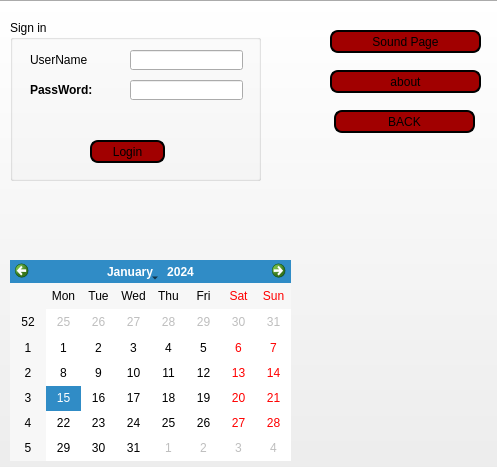
<?xml version="1.0" encoding="UTF-8"?>
<ui version="4.0">
 <class>Setting</class>
 <widget class="QWidget" name="Setting">
  <property name="geometry">
   <rect>
    <x>0</x>
    <y>0</y>
    <width>497</width>
    <height>467</height>
   </rect>
  </property>
  <property name="windowTitle">
   <string>Form</string>
  </property>
  <widget class="QCalendarWidget" name="calendarWidget">
   <property name="geometry">
    <rect>
     <x>10</x>
     <y>260</y>
     <width>281</width>
     <height>201</height>
    </rect>
   </property>
  </widget>
  <widget class="QPushButton" name="pushButton_2">
   <property name="geometry">
    <rect>
     <x>330</x>
     <y>70</y>
     <width>151</width>
     <height>23</height>
    </rect>
   </property>
   <property name="styleSheet">
    <string notr="true">color : black ;
background-color :rgb(161, 0, 0);
font: 12pt &quot;Zombie Guts&quot;;
border-radius : 8px;
border : 2px solid black ;
</string>
   </property>
   <property name="text">
    <string>about</string>
   </property>
  </widget>
  <widget class="QGroupBox" name="groupBox">
   <property name="geometry">
    <rect>
     <x>10</x>
     <y>20</y>
     <width>251</width>
     <height>161</height>
    </rect>
   </property>
   <property name="title">
    <string>Sign in</string>
   </property>
   <widget class="QPushButton" name="LoginBtn">
    <property name="geometry">
     <rect>
      <x>80</x>
      <y>120</y>
      <width>75</width>
      <height>23</height>
     </rect>
    </property>
    <property name="styleSheet">
     <string notr="true">color : black ;
background-color :rgb(161, 0, 0);
font: 12pt &quot;Zombie Guts&quot;;
border-radius : 8px;
border : 2px solid black ;
</string>
    </property>
    <property name="text">
     <string>Login</string>
    </property>
   </widget>
   <widget class="QLabel" name="label">
    <property name="geometry">
     <rect>
      <x>20</x>
      <y>30</y>
      <width>91</width>
      <height>20</height>
     </rect>
    </property>
    <property name="styleSheet">
     <string notr="true">color : black ;
 
 
font: 14pt &quot;Zombie Guts Squished&quot;;

</string>
    </property>
    <property name="text">
     <string>UserName</string>
    </property>
   </widget>
   <widget class="QLabel" name="label_2">
    <property name="geometry">
     <rect>
      <x>20</x>
      <y>60</y>
      <width>91</width>
      <height>20</height>
     </rect>
    </property>
    <property name="styleSheet">
     <string notr="true">color : black ;
 
font: 12pt &quot;Zombie Guts&quot;;
 
 
</string>
    </property>
    <property name="text">
     <string>&lt;b&gt;PassWord:&lt;/b&gt;</string>
    </property>
   </widget>
   <widget class="QLineEdit" name="lineEdit_username">
    <property name="geometry">
     <rect>
      <x>120</x>
      <y>30</y>
      <width>113</width>
      <height>20</height>
     </rect>
    </property>
   </widget>
   <widget class="QLineEdit" name="lineEdit_password">
    <property name="geometry">
     <rect>
      <x>120</x>
      <y>60</y>
      <width>113</width>
      <height>20</height>
     </rect>
    </property>
   </widget>
  </widget>
  <widget class="QPushButton" name="SoundPage">
   <property name="geometry">
    <rect>
     <x>330</x>
     <y>30</y>
     <width>151</width>
     <height>23</height>
    </rect>
   </property>
   <property name="styleSheet">
    <string notr="true">color : black ;
background-color :rgb(161, 0, 0);
font: 12pt &quot;Zombie Guts&quot;;
border-radius : 8px;
border : 2px solid black ;
</string>
   </property>
   <property name="text">
    <string>Sound Page</string>
   </property>
  </widget>
  <widget class="QPushButton" name="pushButton_3">
   <property name="geometry">
    <rect>
     <x>334</x>
     <y>110</y>
     <width>141</width>
     <height>23</height>
    </rect>
   </property>
   <property name="styleSheet">
    <string notr="true">color : black ;
background-color :rgb(161, 0, 0);
font: 12pt &quot;Zombie Guts&quot;;
border-radius : 8px;
border : 2px solid black ;
</string>
   </property>
   <property name="text">
    <string>BACK</string>
   </property>
  </widget>
  <widget class="QPushButton" name="pushButton">
   <property name="geometry">
    <rect>
     <x>-6</x>
     <y>0</y>
     <width>521</width>
     <height>471</height>
    </rect>
   </property>
   <property name="text">
    <string> </string>
   </property>
   <property name="icon">
    <iconset>
     <normaloff>../ax/a.jpg</normaloff>../ax/a.jpg</iconset>
   </property>
   <property name="iconSize">
    <size>
     <width>500</width>
     <height>500</height>
    </size>
   </property>
  </widget>
  <zorder>pushButton</zorder>
  <zorder>calendarWidget</zorder>
  <zorder>pushButton_2</zorder>
  <zorder>groupBox</zorder>
  <zorder>SoundPage</zorder>
  <zorder>pushButton_3</zorder>
 </widget>
 <resources/>
 <connections/>
</ui>
